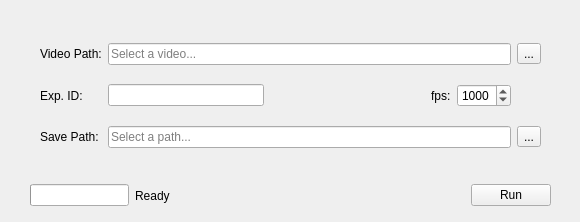
<?xml version="1.0" encoding="UTF-8"?>
<ui version="4.0">
 <class>KinematicsZebra</class>
 <widget class="QMainWindow" name="KinematicsZebra">
  <property name="geometry">
   <rect>
    <x>0</x>
    <y>0</y>
    <width>580</width>
    <height>222</height>
   </rect>
  </property>
  <property name="minimumSize">
   <size>
    <width>580</width>
    <height>222</height>
   </size>
  </property>
  <property name="maximumSize">
   <size>
    <width>580</width>
    <height>222</height>
   </size>
  </property>
  <property name="windowTitle">
   <string>Kinematics Zebra</string>
  </property>
  <property name="windowIcon">
   <iconset resource="resources.qrc">
    <normaloff>:/icon/icons/gar-fish.ico</normaloff>:/icon/icons/gar-fish.ico</iconset>
  </property>
  <widget class="QWidget" name="centralwidget">
   <widget class="QWidget" name="gridLayoutWidget">
    <property name="geometry">
     <rect>
      <x>40</x>
      <y>30</y>
      <width>501</width>
      <height>134</height>
     </rect>
    </property>
    <layout class="QGridLayout" name="gridLayout">
     <item row="0" column="1" colspan="4">
      <widget class="QLineEdit" name="vidPathLineEdit">
       <property name="placeholderText">
        <string>Select a video...</string>
       </property>
      </widget>
     </item>
     <item row="0" column="0">
      <widget class="QLabel" name="vidPathLabel">
       <property name="text">
        <string>Video Path:</string>
       </property>
      </widget>
     </item>
     <item row="2" column="0">
      <widget class="QLabel" name="savePathLabel">
       <property name="text">
        <string>Save Path:</string>
       </property>
      </widget>
     </item>
     <item row="1" column="0">
      <widget class="QLabel" name="expIDLabel">
       <property name="text">
        <string>Exp. ID:</string>
       </property>
      </widget>
     </item>
     <item row="2" column="1" colspan="4">
      <widget class="QLineEdit" name="savePathLineEdit">
       <property name="placeholderText">
        <string>Select a path...</string>
       </property>
      </widget>
     </item>
     <item row="1" column="1">
      <widget class="QLineEdit" name="expIDLineEdit">
       <property name="styleSheet">
        <string notr="true">color: grey;
</string>
       </property>
       <property name="text">
        <string/>
       </property>
       <property name="readOnly">
        <bool>true</bool>
       </property>
       <property name="placeholderText">
        <string/>
       </property>
      </widget>
     </item>
     <item row="0" column="5">
      <widget class="QToolButton" name="vidPathTButton">
       <property name="text">
        <string>...</string>
       </property>
      </widget>
     </item>
     <item row="2" column="5">
      <widget class="QToolButton" name="savePathTButton">
       <property name="text">
        <string>...</string>
       </property>
      </widget>
     </item>
     <item row="1" column="4">
      <widget class="QSpinBox" name="fpsSpinBox">
       <property name="minimum">
        <number>1</number>
       </property>
       <property name="maximum">
        <number>2000</number>
       </property>
       <property name="value">
        <number>1000</number>
       </property>
      </widget>
     </item>
     <item row="1" column="2">
      <spacer name="horizontalSpacer_4">
       <property name="orientation">
        <enum>Qt::Horizontal</enum>
       </property>
       <property name="sizeHint" stdset="0">
        <size>
         <width>40</width>
         <height>20</height>
        </size>
       </property>
      </spacer>
     </item>
     <item row="1" column="3">
      <widget class="QLabel" name="fpsLabel">
       <property name="text">
        <string>fps:</string>
       </property>
      </widget>
     </item>
    </layout>
   </widget>
   <widget class="QWidget" name="layoutWidget">
    <property name="geometry">
     <rect>
      <x>30</x>
      <y>180</y>
      <width>521</width>
      <height>31</height>
     </rect>
    </property>
    <layout class="QHBoxLayout" name="horizontalLayout">
     <item>
      <widget class="QProgressBar" name="progressBar">
       <property name="acceptDrops">
        <bool>false</bool>
       </property>
       <property name="minimum">
        <number>0</number>
       </property>
       <property name="maximum">
        <number>10</number>
       </property>
       <property name="value">
        <number>-1</number>
       </property>
       <property name="alignment">
        <set>Qt::AlignLeading|Qt::AlignLeft|Qt::AlignVCenter</set>
       </property>
       <property name="textVisible">
        <bool>true</bool>
       </property>
       <property name="invertedAppearance">
        <bool>false</bool>
       </property>
      </widget>
     </item>
     <item>
      <widget class="QLabel" name="progressLabel">
       <property name="enabled">
        <bool>true</bool>
       </property>
       <property name="focusPolicy">
        <enum>Qt::NoFocus</enum>
       </property>
       <property name="autoFillBackground">
        <bool>false</bool>
       </property>
       <property name="frameShape">
        <enum>QFrame::NoFrame</enum>
       </property>
       <property name="frameShadow">
        <enum>QFrame::Plain</enum>
       </property>
       <property name="text">
        <string>Ready</string>
       </property>
      </widget>
     </item>
     <item>
      <spacer name="horizontalSpacer_3">
       <property name="orientation">
        <enum>Qt::Horizontal</enum>
       </property>
       <property name="sizeHint" stdset="0">
        <size>
         <width>40</width>
         <height>20</height>
        </size>
       </property>
      </spacer>
     </item>
     <item>
      <spacer name="horizontalSpacer_2">
       <property name="orientation">
        <enum>Qt::Horizontal</enum>
       </property>
       <property name="sizeHint" stdset="0">
        <size>
         <width>40</width>
         <height>20</height>
        </size>
       </property>
      </spacer>
     </item>
     <item>
      <spacer name="horizontalSpacer">
       <property name="orientation">
        <enum>Qt::Horizontal</enum>
       </property>
       <property name="sizeHint" stdset="0">
        <size>
         <width>40</width>
         <height>20</height>
        </size>
       </property>
      </spacer>
     </item>
     <item>
      <layout class="QHBoxLayout" name="horizontalLayout_2"/>
     </item>
     <item>
      <widget class="QPushButton" name="RunButton">
       <property name="enabled">
        <bool>true</bool>
       </property>
       <property name="text">
        <string>Run</string>
       </property>
       <property name="checkable">
        <bool>false</bool>
       </property>
       <property name="autoDefault">
        <bool>false</bool>
       </property>
       <property name="default">
        <bool>false</bool>
       </property>
       <property name="flat">
        <bool>false</bool>
       </property>
      </widget>
     </item>
    </layout>
   </widget>
  </widget>
 </widget>
 <resources>
  <include location="resources.qrc"/>
 </resources>
 <connections/>
</ui>
